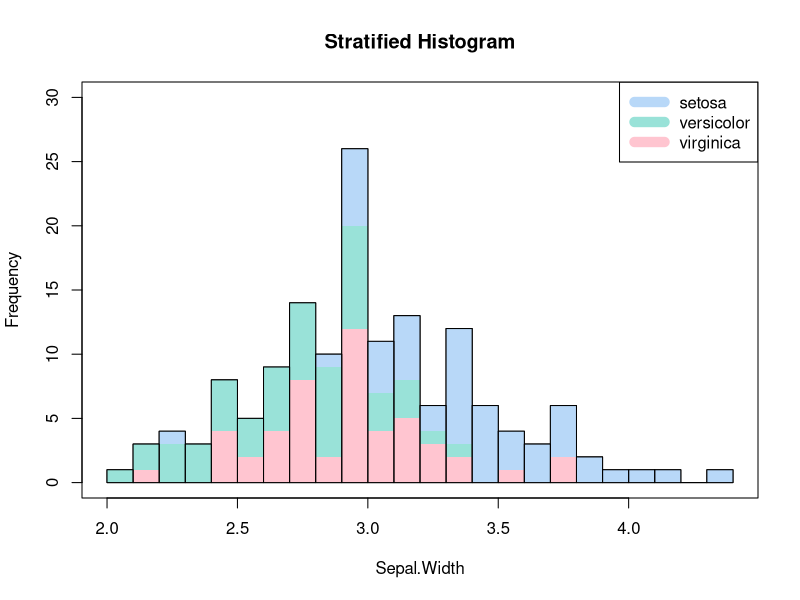
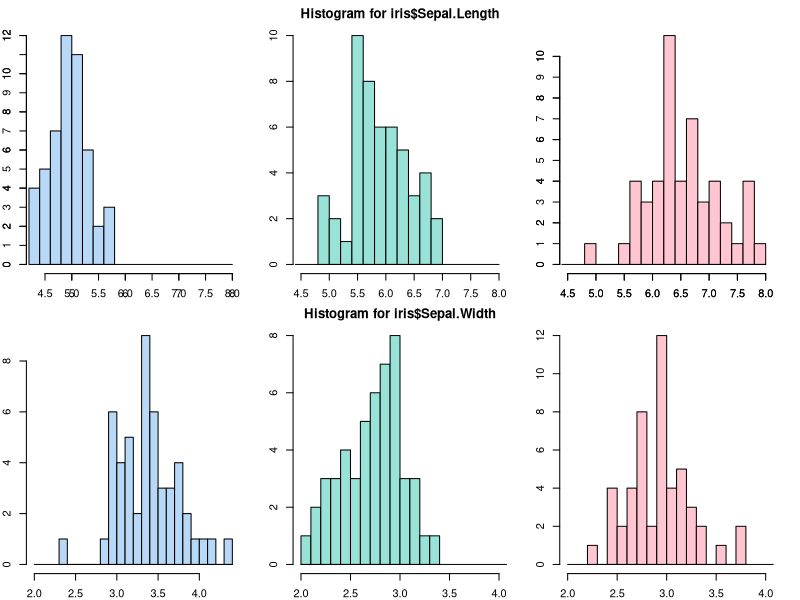

The R source for these figures, in order:
## ---- chunk 1
triDiag = function(diagonal, upper, lower, nrow , ncol ) {
  
  # my_matrix = matrix(0, nrow = length(diagonal), ncol = length(diagonal))
  if (missing(nrow) & missing(ncol)) {
    my_matrix = matrix(0, nrow = length(diagonal), ncol = length(diagonal))
    diag(my_matrix) = diagonal
    my_matrix[row(my_matrix) - col(my_matrix) == 1] = lower
    my_matrix[col(my_matrix) - row(my_matrix) == 1] = upper
    my_matrix
    }
  
  else {
    my_matrix = matrix(0, nrow = nrow, ncol = ncol)
    min = min(nrow, ncol)
    my_matrix[row(my_matrix) == col(my_matrix)] = rep(diagonal, min)[1:min]
    my_matrix[row(my_matrix) - col(my_matrix) == 1] = lower
    my_matrix[col(my_matrix) - row(my_matrix) == 1] = upper
    my_matrix
    }
}  

## ---- chunk 2
stratified.hist = function(Sepal.Width, Species, xlab, title) {
  plot.new()
  plot.window(xlim = c(2, 4.8), c(0, 30))
  hist = hist(Sepal.Width, breaks = 20, ylim = c(0, 30), xlab = xlab, main = title)
  legend("topright", legend = c("setosa", "versicolor", "virginica"), col = hcl(c(240, 180, 0)), lty = 1, lwd = 10)

  table = table(Sepal.Width, Species)
  virginica_table = table[, "virginica"]
  versicolor_table = table[, "versicolor"]
  setosa_table = table[, "setosa"]
  
  # remove 0 
  hist_counts = hist$counts[which(hist$counts != 0)]
  # difference between count and virginica for ybottom of light green rectangle
  ybottom_versicolor = virginica_table
  ybottom_versicolor[which(virginica_table == 0)] = 0 
  # difference between count and setosa for ytop of light green rectangle
  ytop_versicolor = ybottom_versicolor +  versicolor_table
  # light green rectangle
  
  rect(xleft = seq(2, 3.3, by = 0.1), ybottom = ybottom_versicolor, xright = seq(2.1, 3.4, by = 0.1), ytop = ytop_versicolor , col = hcl(180), border = NA)
  
  # light pink rectangle
  
  ytop_virginica = virginica_table[which(virginica_table != 0)]
  sequence = seq(2, 4.2, by = 0.1)
  x_axis_virginica = c(sequence[-2.1], 4.4)
  x_axis_virginica = sequence[which(virginica_table != 0)]
  rect(xleft = x_axis_virginica, ybottom = 0, xright = x_axis_virginica + 0.1, ytop = ytop_virginica , col = hcl(0), border = NA)
  
  # light blue rectangle
  sequence_setosa = seq(2.8, 4.3, by = 0.1)
  x_axis_setosa = c(2.2, sequence_setosa)
  x_axis_setosa = x_axis_setosa[-16]
  
  
  ybottom_setosa = versicolor_table[which(setosa_table != 0)] + virginica_table[which(setosa_table != 0)]
  ybottom_setosa[8:16] = virginica_table[which(setosa_table != 0 & versicolor_table == 0)]
  ytop_setosa = hist_counts[which(setosa_table != 0)]
  rect(xleft = x_axis_setosa, ybottom = ybottom_setosa, xright = x_axis_setosa + 0.1, ytop = ytop_setosa, col = hcl(240), border  = NA)
  
  # colourless rectangle with border
  rect(xleft = hist$breaks[-length(hist$breaks)], ybottom = 0, xright = hist$breaks[-length(hist$breaks)] + 0.1, ytop = hist$counts, col = NA)
  # add a frame
  box()
}
with (iris, stratified.hist(Sepal.Width, Species, xlab="Sepal.Width", title = "Stratified Histogram"))
## ---- chunk 3
setosa_length = iris$Sepal.Length[1:50]
versicolor_length = iris$Sepal.Length[51:100]
virginica_length = iris$Sepal.Length[101:150]
setosa_width = iris$Sepal.Width[1:50]
versicolor_width = iris$Sepal.Width[51:100]
virginica_width = iris$Sepal.Width[101:150]

plot.new()
plot.window(xlim = c(2,8), ylim = c(0,12))
par(mar = rep(2,4))
layout(matrix(1:6, nr = 2, byrow = TRUE))

# top histogram
hist(setosa_length, xlim = c(min(setosa_length), 8), ylim = c(0, 12), col = hcl(240), main ="", axes = TRUE)
axis(side = 1, seq(4.5, 8, by = 0.5))
axis(side = 2, seq(0, 12, by = 1))
rect(xleft = 4.4, ybottom =0, xright = 8, ytop =0 )

hist(versicolor_length, xlim = c(4.5, 8), ylim = c(0, 10), col = hcl(180), breaks = 11, main ="Histogram for iris$Sepal.Length", axes = T)
rect(xleft = 4.4, ybottom =0, xright = 8, ytop =0 )

hist(virginica_length, xlim = c(4.5, 8), ylim = c(0, 11), col = hcl(0), breaks = 14, main = "")
axis(side = 1, seq(4.5, 8, by = 0.5))
axis(side = 2, seq(0, 10, by = 1))
rect(xleft = 4.4, ybottom =0, xright = 8, ytop =0 )

# bottom histograms
hist(setosa_width, xlim = c(2, 4.4), ylim = c(0, 9), col = hcl(240), breaks = 20, main ="")
rect(xleft = 2, ybottom =0, xright = 4.4, ytop =0 )

hist(versicolor_width, xlim = c(2, 4), ylim = c(0, 8), col = hcl(180), breaks = 15, main ="Histogram for iris$Sepal.Width")
rect(xleft = 2, ybottom =0, xright = 4.5, ytop =0 )

hist(virginica_width, xlim = c(2, 4), ylim = c(0, 12), col = hcl(0), breaks = 20, main="")
rect(xleft = 2, ybottom =0, xright = 4.5, ytop =0 )



